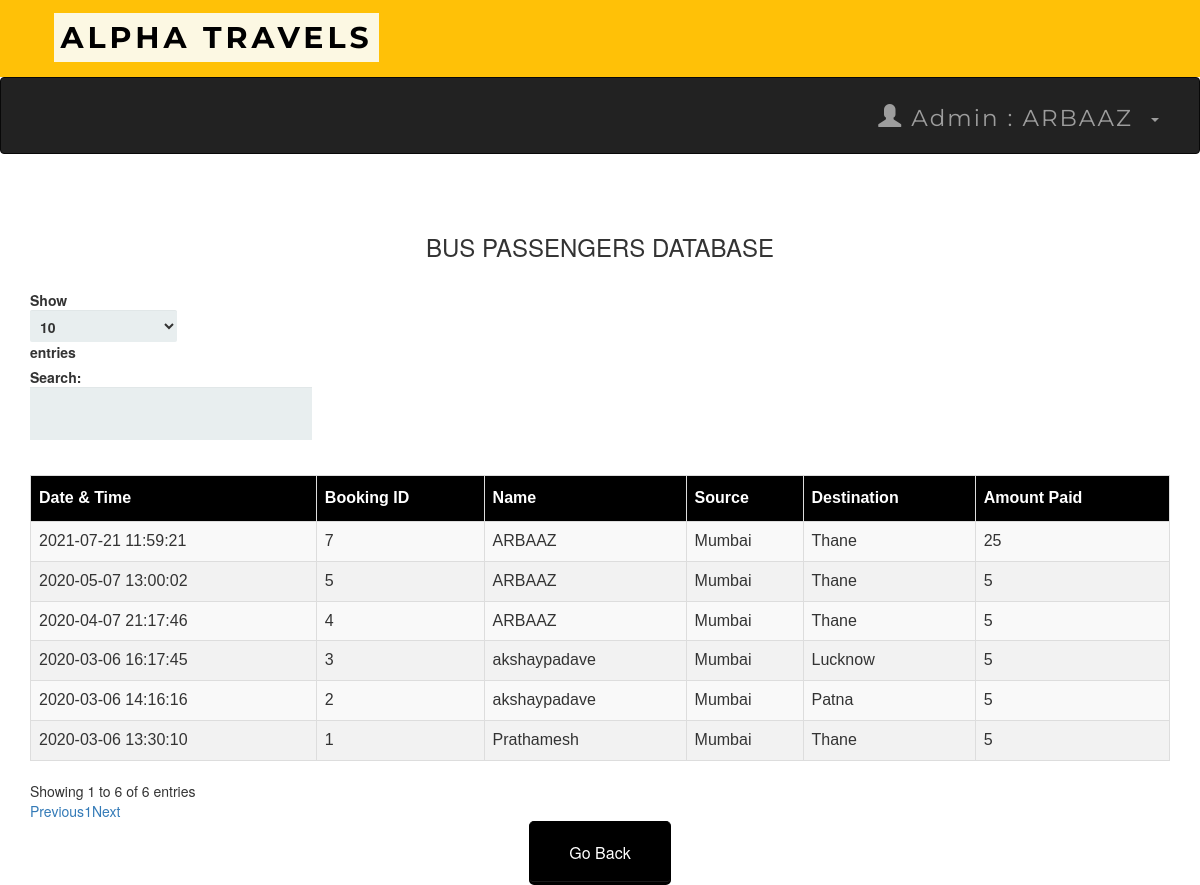
Page /adminbusdb.php (signed in) on the committed database.
### tables this page shows
CREATE TABLE `bustransactions` (
  `T_No.` int(10) NOT NULL,
  `email` varchar(50) NOT NULL,
  `source` varchar(50) NOT NULL,
  `dest` varchar(50) NOT NULL,
  `Name` varchar(50) NOT NULL,
  `Bus_No` int(11) NOT NULL,
  `NoOfpass` int(11) NOT NULL,
  `card_no` int(25) NOT NULL,
  `expmonth` int(2) NOT NULL,
  `expyear` int(2) NOT NULL,
  `cvv` int(3) NOT NULL,
  `pin` int(4) NOT NULL,
  `Date` datetime NOT NULL DEFAULT current_timestamp(),
  `Amt` int(10) NOT NULL
);

### adminbusdb.php (the view, shortened to what this page needs)
<?php
include 'connect.php' ;
include 'adminheader.php';
?>
 <!DOCTYPE html>
 <html>
 <link rel='stylesheet' href='css/index.css'>
      <head>
           <link rel="stylesheet" href="https://maxcdn.bootstrapcdn.com/bootstrap/3.3.6/css/bootstrap.min.css" />
           <link rel="stylesheet" href="https://cdn.datatables.net/1.10.12/css/dataTables.bootstrap.min.css" />
      </head>
      <body>
           <br /><br />
           <div class="container">
                <h3 align="center">BUS PASSENGERS DATABASE</h3>
                <br />
                <div class="table-responsive">
                     <table id="data" class="table table-striped table-bordered">
                          <thead>
                               <tr>
                                    <th> Date & Time</th>
                                    <th> Booking ID  </th>
                                    <th> Name </th>
                                    <th> Source </th>
                                    <th> Destination </th>
                                    <th> Amount Paid</th>
                               </tr>
                          </thead>
                          <tbody>
  <?php
   $result = mysqli_query($connect , "select * From bustransactions");
  while ($row = mysqli_fetch_assoc($result)):
  ?>
  <tr>
    <td><?php echo $row['Date']; ?></td>
    <td><?php echo $row['T_No.']; ?></td>
    <td><?php echo $row['Name']; ?></td>
    <td><?php echo $row['source']; ?></td>
    <td><?php echo $row['dest']; ?></td>
    <td><?php echo $row['Amt']; ?></td>
    </tr>
  <?php endwhile; ?>
</tbody>
                     </table>
                </div>
           </div>
      </body>
 </html>
<table align='center'>
<tr>
  <td><a href='admin.php'><button style="background-color: black ; border-color:black "  ><span style="color:white">Go Back </span> </button></a></td>
 </tr>

### adminheader.php (shortened to what this page needs)
<head>
  <link rel="stylesheet" href="https://maxcdn.bootstrapcdn.com/bootstrap/3.4.0/css/bootstrap.min.css">
  <link rel="stylesheet" href="https://maxcdn.bootstrapcdn.com/bootstrap/3.4.1/css/bootstrap.min.css">
   <link rel="stylesheet" href="https://maxcdn.bootstrapcdn.com/bootstrap/3.4.1/css/bootstrap.min.css">
</head>
<nav  class="navvvvvvbar navvvvvvbar-default navvvvvvbar-fixed-top">
      <div  class="  navvvvvvbar-brand navvvvvvbar-center"><b>&nbsp&nbsp&nbsp<mark>ALPHA TRAVELS</mark></b>
</nav>
<nav class="navbar navbar-inverse">
  <div class="container-fluid">
    <div class="collapse navbar-collapse " id="myNavbar">
      <ul class="nav navbar-nav navbar-right">
         <li class="dropdown"><a class="dropdown-toggle" data-toggle="dropdown" href="#"><span class="glyphicon glyphicon-user"></span>
        Admin : <?php  echo " ". $_SESSION['name'] ."" ?> &nbsp<span class="caret"></span></a>
              </div>
    </div>
</nav>
</html>

### css/index.css (style rules this page uses)
*, *:before, *:after { -moz-box-sizing: border-box; -webkit-box-sizing: border-box; box-sizing: border-box; }
a { text-decoration:none; }
td { text-align: center; }
button { padding: 19px 39px 18px 39px; color: #FFF; background-color: #a8db34; font-size: 18px; text-align: center; font-style: normal; border-radius: 5px; width: 100%; border: 1px solid #71db34; border-width: 1px 1px 3px; box-shadow: 0 -1px 0 rgba(255,255,255,0.1) inset; margin-bottom: 10px; }

### adminheader.php (style rules this page uses)
.navbar { margin-bottom: 50px; border-radius: 0; font-family: Montserrat, sans-serif; margin-bottom: 0; border: 0; font-size: 23px !important; letter-spacing: 2px; opacity: 2; padding: 10px; }
.navvvvvvbar { font-family: Montserrat, sans-serif; margin-bottom: 0; background-color: #FFC107; border: 0; font-size: 30px !important; letter-spacing: 4px; text-align: left; padding: 17px; color:black; font-weight: 40000; }

### adminbusdb.php (style rules this page uses)
table#data { font-size:16px; font-family: "Trebuchet MS", Arial, Helvetica, sans-serif; border-collapse: collapse; border-spacing: 0; width: 100%; }
#data td, #data th { border: 1px solid #ddd; text-align: left; padding: 8px; }
#data tr:nth-child(even) { background-color: #f2f2f2 }
#data th { padding-top: 11px; padding-bottom: 11px; background-color: black; color: white; }

### rows in the picture
bustransactions: Date "2020-03-06 13:30:10", value "1", Name "Prathamesh", source "Mumbai", dest "Thane", Amt "5"
bustransactions: Date "2020-03-06 14:16:16", value "2", Name "akshaypadave", source "Mumbai", dest "Patna", Amt "5"
bustransactions: Date "2020-03-06 16:17:45", value "3", Name "akshaypadave", source "Mumbai", dest "Lucknow", Amt "5"
bustransactions: Date "2020-04-07 21:17:46", value "4", Name "ARBAAZ", source "Mumbai", dest "Thane", Amt "5"
bustransactions: Date "2020-05-07 13:00:02", value "5", Name "ARBAAZ", source "Mumbai", dest "Thane", Amt "5"
bustransactions: Date "2021-07-21 11:59:21", value "7", Name "ARBAAZ", source "Mumbai", dest "Thane", Amt "25"

### other values in the picture
$_SESSION['name'] "ARBAAZ"
